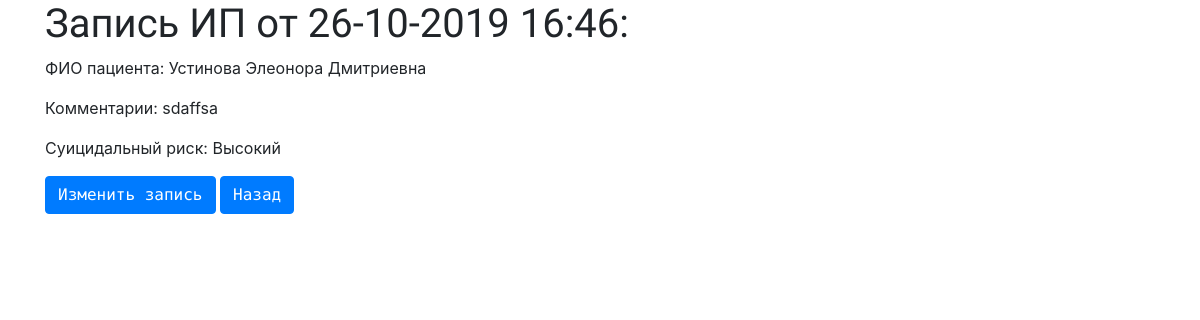
The app's page /patients/1/record/1 (signed in) with its own data.
### patient_info/models.py (models this page shows, shortened)
class Info(models.Model):
    S_RISK_CHOICES = [
        (0, "Нет"),
        (1, "Низкий"),
        (2, "Высокий"),
    ]
    current_date = models.DateTimeField(auto_now_add=True)
    patient = models.ForeignKey(Patient, on_delete=models.CASCADE, null=True)
    suicidal_risk = models.SmallIntegerField(choices=S_RISK_CHOICES, blank=False, null=False)
    bathroom_time = models.PositiveSmallIntegerField(blank=True, null=True)
    record = models.TextField(blank=True, null=True)
    owner = models.ForeignKey(User, on_delete=models.CASCADE)
    class Meta:
        ordering = ['-current_date']

class Patient(models.Model):
    fullname = models.CharField(max_length=100, unique=True, verbose_name='Ф.И.О.')
    dob = models.DateField(verbose_name='Дата рождения')
    room = models.SmallIntegerField(blank=True, null=True, verbose_name='Номер палаты')
    is_active = models.BooleanField(default=False, verbose_name='Госпитализирован в данный момент?')
    hided = models.BooleanField(default=False)
    srisk = models.BooleanField(default=False, verbose_name='Суицидальный риск')
    self_harm = models.BooleanField(default=False, verbose_name='Самоповреждения')
    drisk = models.BooleanField(default=False, verbose_name='Риск падения')

### patient_info/views.py (the view)
# urls.py: path("<int:patient_id>/record/<int:pk>", RecordDetailView.as_view(), name="RecordDetail"),
class RecordDetailView(LoginRequiredMixin, DetailView):
    model = Info
    context_object_name = "record"
    template_name = "patient_info/record_detail.html"
    def get_context_data(self, **kwargs):
        context = super().get_context_data(**kwargs)
        context["patient"] = Patient.objects.get(id=self.kwargs["patient_id"])
        return context

### patient_info/templates/patient_info/record_detail.html (shortened to what this page needs)
{%extends 'base.html' %}
{% load static %}
{% block main_content %}
    <h1>Запись ИП от {{record.current_date|date:"d-m-Y H:i"}}:</h1>
    <p>ФИО пациента: {{patient.fullname}}</p>
    <p>Комментарии: {{record.record}}</p>
    <p>Суицидальный риск: {{record.get_suicidal_risk_display}}</p>
    <a href={% url "RecordUpdate" patient.id record.pk %} class="btn btn-primary">Изменить запись</a>
    <a href={% url "PatientDetail" patient.id %} class="btn btn-primary">Назад</a>
{% endblock %}

### static/css/styles.css (style rules this page uses)
h1, h2 { font-family: 'PT Sans Narrow', sans-serif; }
.btn { font-family: 'Source Code Pro', monospace; }

### records on screen
Info: current_date "26-10-2019 16:46", record "sdaffsa", suicidal_risk "Высокий"
Patient: fullname "Устинова Элеонора Дмитриевна"
